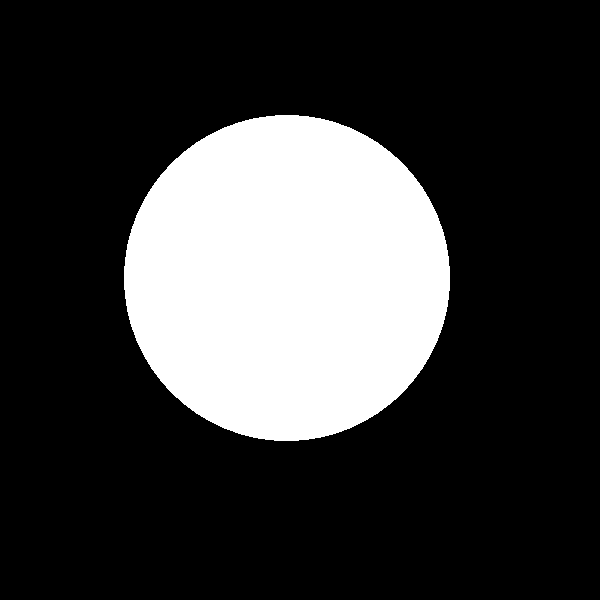
%> input picture Image Processing Assignment 8/circle.png, 600 x 600 px
$ octave Assignment8.m   (GNU Octave 9; MATLAB toolbox functions it lacks are replaced by stand-ins)
%> lines starting %> are read from the running program, lines starting %| are printed output that depends on the picture; in (x1, y1, x2, y2) boxes, pixels count from 0 and x2, y2 are one past the last pixel; in counts of white or black regions, pixels touching at a corner belong together; the program's own positions count from 1
### Image Processing Assignment 8/colortogray.m
function output = colortogray(input)
    [x,y,z] = size(input);
    if z == 1
        output = input;
        return;
    end
    output = zeros(x,y,'uint8');
    for i = 1:x
        for j = 1:y
            output(i,j) = input(i,j,1)*0.2989+input(i,j,2)*0.5870+input(i,j,3)*0.114;
        end
    end


### Image Processing Assignment 8/getboundary.m
function output = getboundary(input)
    [x,y,~] = size(input);
    output = zeros(x,y,'uint8');
    %mask = [0 255 0; 255 255 255; 0 255 0];
    for i = 2:x
        for j = 2:y
            if input(i,j) == 255
                if input(i+1,j) == 0
                    output(i,j) = 255;
                    continue
                end
                if input(i-1,j) == 0
                    output(i,j) = 255;
                    continue
                end
                if input(i,j+1) == 0
                    output(i,j) = 255;
                    continue
                end
                if input(i,j-1) == 0
                    output(i,j) = 255;
                    continue
                end
                output(i,j) = 0;
            end
        end
    end

### Image Processing Assignment 8/Assignment8.m
str = ["circle.png","ellipsehorizontal.png","ellipsevertical.png","rectangle.png","square.png","triangle.png"];
% str = ["circle.png"];
%str = ["triangle.png"];
for i = 1:6
    gydata = imread(char(str(1,i)));
%> gydata is the input picture: size 600x600x3 uint8; 23.2% white; 1 white region, box (x1, y1, x2, y2) and area: (124, 115, 450, 441) 83410
    gydata = colortogray(gydata);
    figure;imshow(gydata);title('Black And White');
    gydata = imresize(imresize(gydata,[60,60]),[600,600], 'box');
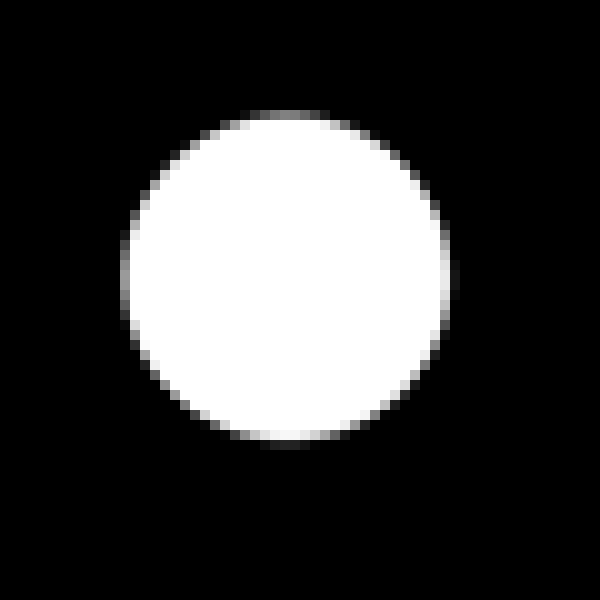
%> gydata: size 600x600 uint8; min 0, max 255, mean 59.1
    gydata = gydata - 254;
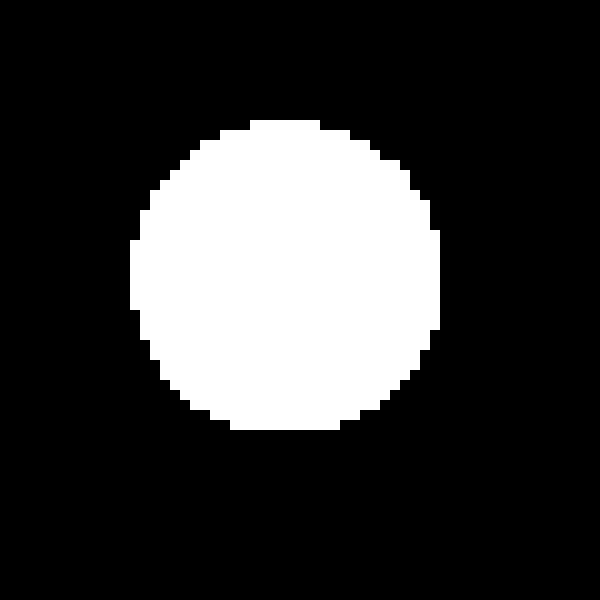
%> gydata: size 600x600 uint8; values 0 (black) and 1 (white), 21.4% white; 1 white region, box (x1, y1, x2, y2) and area: (130, 120, 440, 430) 77100
    gydata = gydata*255;
    perimeter = sum(sum(getboundary(gydata)))/255;
%> after the loop in getboundary, `for i = 2:x`:
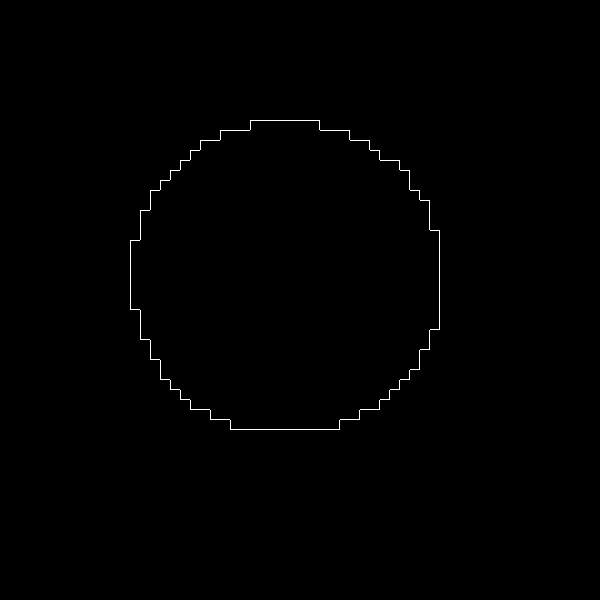
%> output: size 600x600 uint8; 0.33% white in thin lines or dots, all inside (x1, y1, x2, y2) = (130, 120, 440, 430)
%> perimeter = 1203
    area = sum(sum(gydata))/255;
%> area = 77100
    compactness = (perimeter*perimeter)/area;
%> compactness = 18.77
    X = [char(str(1,i)), ' Area - ', num2str(area), ' ', 'Perimeter - ', num2str(perimeter),' ', 'Compactness - ', num2str(compactness)];
    disp(X);
%| circle.png Area - 77100 Perimeter - 1203 Compactness - 18.7705
    figure;imshow(gydata);title('Black And White');
end
%> pass 2 of the loop `for i = 1:6`:
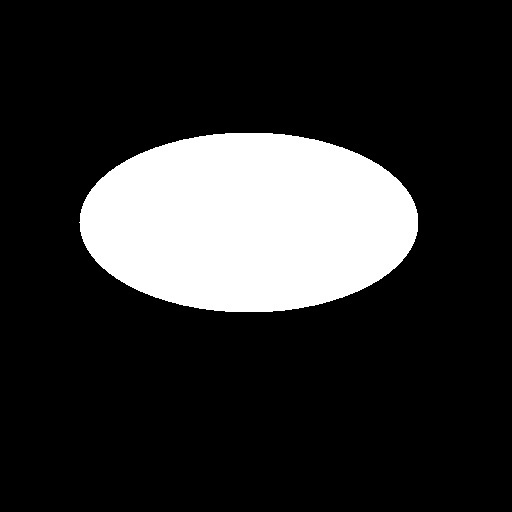
%> input picture Image Processing Assignment 8/ellipsehorizontal.png, 512 x 512 px
%> gydata is the input picture: size 512x512x3 uint8; 18.3% white; 1 white region, box (x1, y1, x2, y2) and area: (79, 133, 418, 312) 47846
%> `gydata = gydata - 254;`:
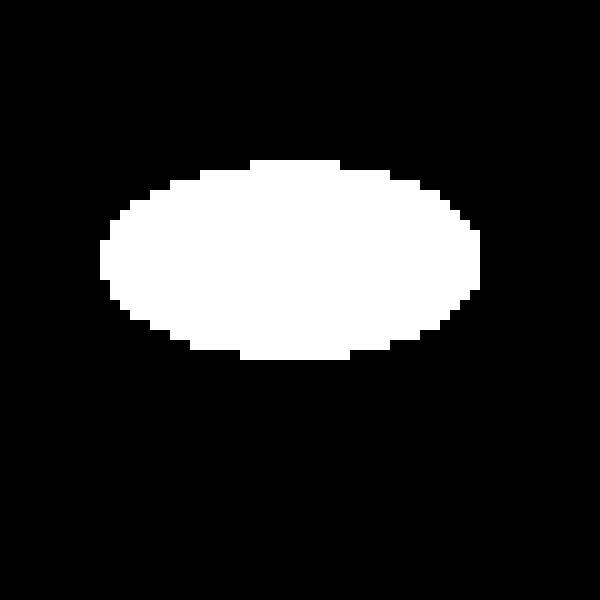
%> gydata: size 600x600 uint8; values 0 (black) and 1 (white), 16.6% white; 1 white region, box (x1, y1, x2, y2) and area: (100, 160, 480, 360) 59700
%> after the loop in getboundary (call 2), `for i = 2:x`:
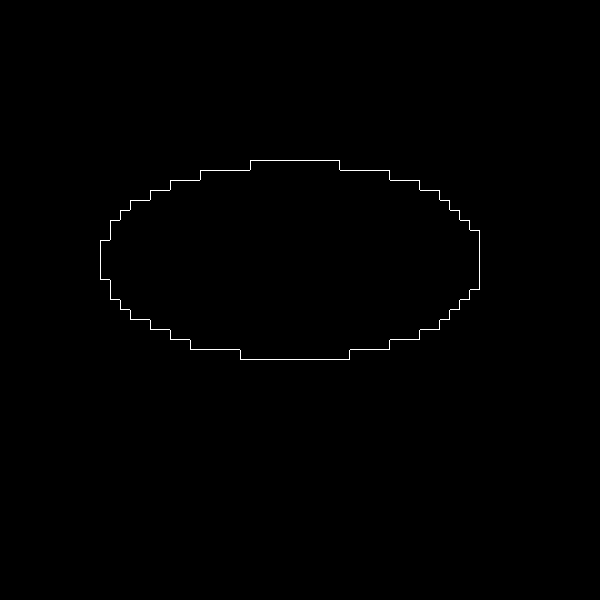
%> output: size 600x600 uint8; 0.31% white in thin lines or dots, all inside (x1, y1, x2, y2) = (100, 160, 480, 360)
%> perimeter = 1128
%> area = 59700
%> compactness = 21.31
%| ellipsehorizontal.png Area - 59700 Perimeter - 1128 Compactness - 21.313
%> pass 3 of the loop `for i = 1:6`:
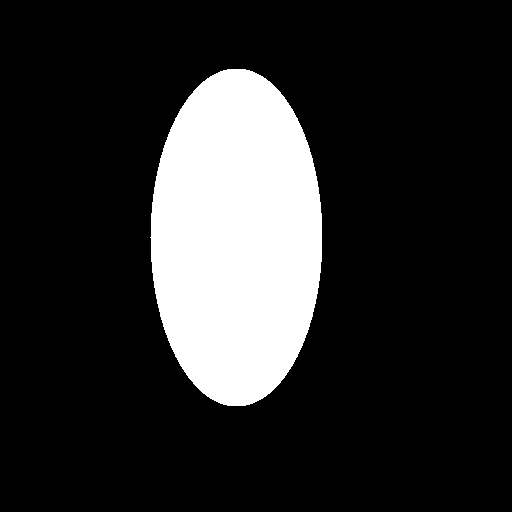
%> input picture Image Processing Assignment 8/ellipsevertical.png, 512 x 512 px
%> gydata is the input picture: size 512x512x3 uint8; 17.4% white; 1 white region, box (x1, y1, x2, y2) and area: (150, 69, 322, 406) 45586
%> `gydata = gydata - 254;`:
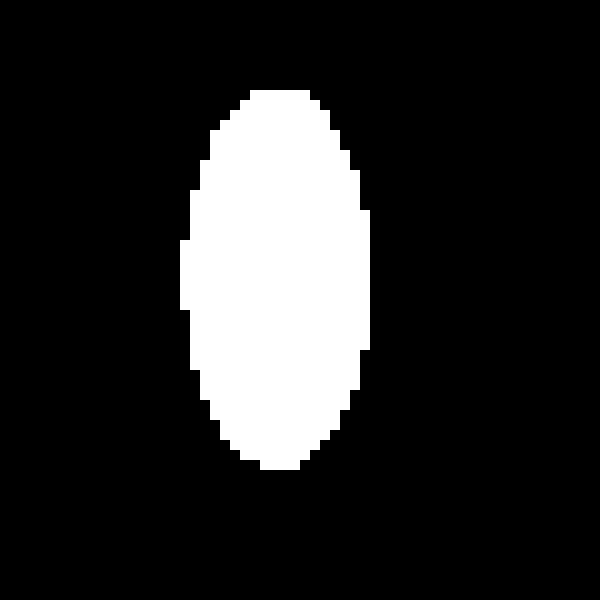
%> gydata: size 600x600 uint8; values 0 (black) and 1 (white), 15.7% white; 1 white region, box (x1, y1, x2, y2) and area: (180, 90, 370, 470) 56600
%> after the loop in getboundary (call 3), `for i = 2:x`:
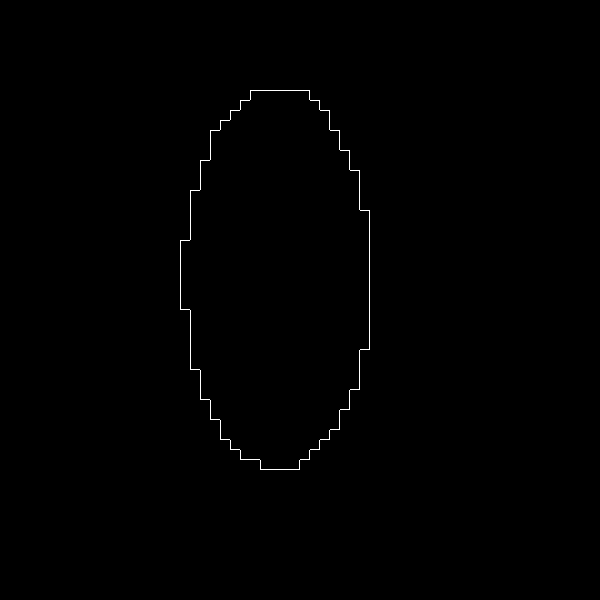
%> output: size 600x600 uint8; 0.31% white in thin lines or dots, all inside (x1, y1, x2, y2) = (180, 90, 370, 470)
%> perimeter = 1109
%> area = 56600
%> compactness = 21.73
%| ellipsevertical.png Area - 56600 Perimeter - 1109 Compactness - 21.7293
%> the loop made 6 passes; the first 3 are shown
